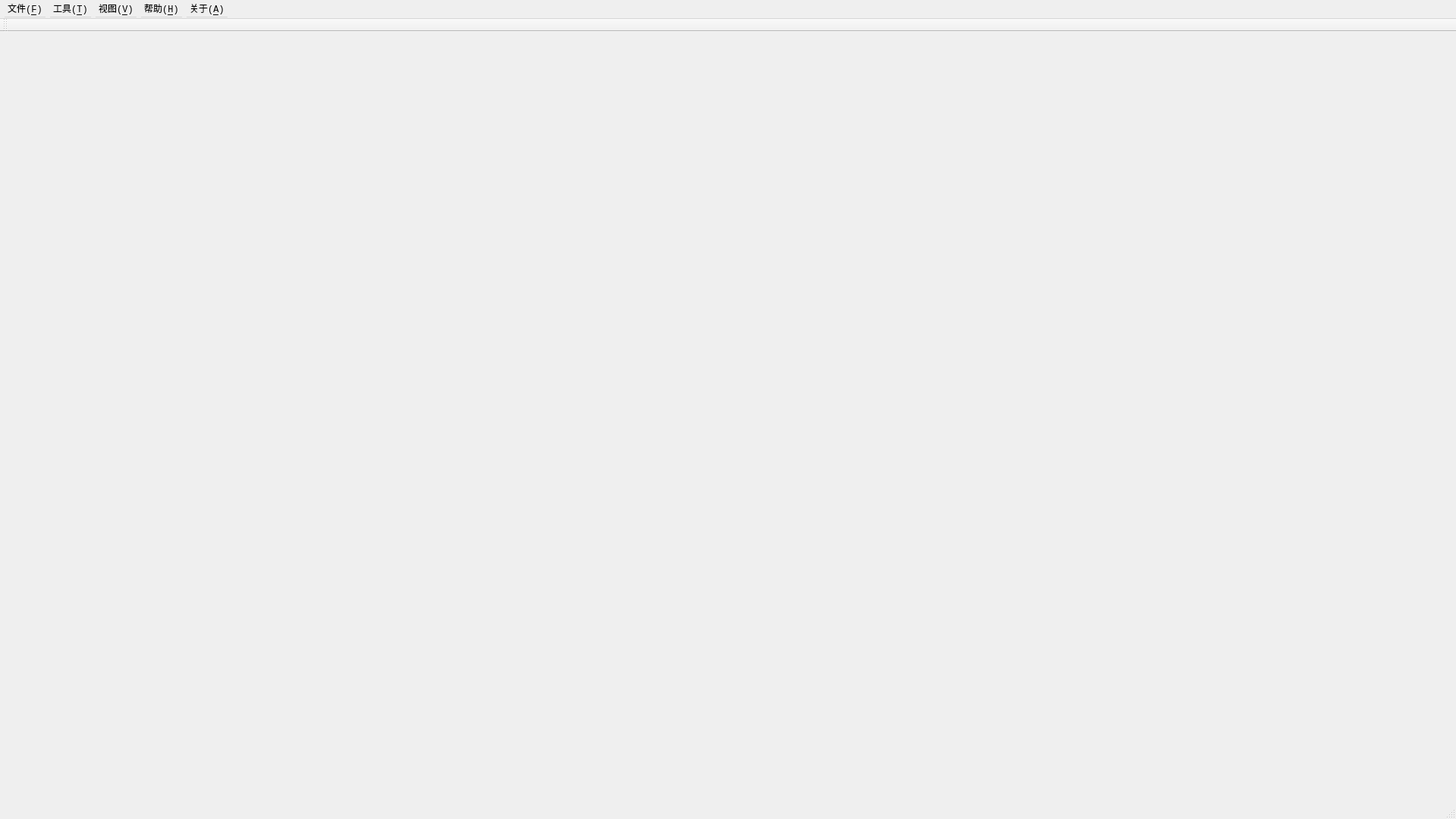
<?xml version="1.0" encoding="UTF-8"?>
<ui version="4.0">
 <class>MainWindow</class>
 <widget class="QMainWindow" name="MainWindow">
  <property name="enabled">
   <bool>true</bool>
  </property>
  <property name="geometry">
   <rect>
    <x>0</x>
    <y>0</y>
    <width>1920</width>
    <height>1080</height>
   </rect>
  </property>
  <property name="minimumSize">
   <size>
    <width>1030</width>
    <height>680</height>
   </size>
  </property>
  <property name="font">
   <font>
    <family>Consolas</family>
   </font>
  </property>
  <property name="windowTitle">
   <string>编译原理</string>
  </property>
  <property name="windowIcon">
   <iconset>
    <normaloff>:/icon/icon/metro-shanghai.png</normaloff>:/icon/icon/metro-shanghai.png</iconset>
  </property>
  <property name="iconSize">
   <size>
    <width>24</width>
    <height>24</height>
   </size>
  </property>
  <widget class="QWidget" name="centralWidget">
   <property name="minimumSize">
    <size>
     <width>1030</width>
     <height>600</height>
    </size>
   </property>
  </widget>
  <widget class="QMenuBar" name="menuBar">
   <property name="geometry">
    <rect>
     <x>0</x>
     <y>0</y>
     <width>1920</width>
     <height>25</height>
    </rect>
   </property>
   <property name="minimumSize">
    <size>
     <width>0</width>
     <height>25</height>
    </size>
   </property>
   <widget class="QMenu" name="menuHelp">
    <property name="title">
     <string>文件(&amp;F)</string>
    </property>
    <addaction name="actionOpen"/>
    <addaction name="actionNew"/>
    <addaction name="separator"/>
    <addaction name="actionSave"/>
    <addaction name="actionSave2"/>
    <addaction name="separator"/>
    <addaction name="actionClose"/>
   </widget>
   <widget class="QMenu" name="menuTool">
    <property name="title">
     <string>工具(&amp;T)</string>
    </property>
    <addaction name="separator"/>
   </widget>
   <widget class="QMenu" name="menuView">
    <property name="title">
     <string>视图(&amp;V)</string>
    </property>
    <addaction name="separator"/>
    <addaction name="actionTool"/>
    <addaction name="separator"/>
    <addaction name="actionBian"/>
   </widget>
   <widget class="QMenu" name="menu_H">
    <property name="title">
     <string>帮助(&amp;H)</string>
    </property>
    <addaction name="actionuseHelp"/>
   </widget>
   <widget class="QMenu" name="menu_A">
    <property name="title">
     <string>关于(&amp;A)</string>
    </property>
    <addaction name="actionQt"/>
    <addaction name="actionAuthor"/>
   </widget>
   <addaction name="menuHelp"/>
   <addaction name="menuTool"/>
   <addaction name="menuView"/>
   <addaction name="menu_H"/>
   <addaction name="menu_A"/>
  </widget>
  <widget class="QToolBar" name="mainToolBar">
   <property name="minimumSize">
    <size>
     <width>0</width>
     <height>0</height>
    </size>
   </property>
   <property name="iconSize">
    <size>
     <width>24</width>
     <height>24</height>
    </size>
   </property>
   <property name="toolButtonStyle">
    <enum>Qt::ToolButtonIconOnly</enum>
   </property>
   <attribute name="toolBarArea">
    <enum>TopToolBarArea</enum>
   </attribute>
   <attribute name="toolBarBreak">
    <bool>false</bool>
   </attribute>
  </widget>
  <widget class="QStatusBar" name="statusBar">
   <property name="minimumSize">
    <size>
     <width>0</width>
     <height>20</height>
    </size>
   </property>
  </widget>
  <action name="actionClose">
   <property name="checkable">
    <bool>false</bool>
   </property>
   <property name="text">
    <string>退出</string>
   </property>
   <property name="font">
    <font>
     <family>Consolas</family>
    </font>
   </property>
   <property name="shortcut">
    <string>Ctrl+E</string>
   </property>
  </action>
  <action name="toolEnlarge">
   <property name="checkable">
    <bool>false</bool>
   </property>
   <property name="checked">
    <bool>false</bool>
   </property>
   <property name="enabled">
    <bool>false</bool>
   </property>
   <property name="icon">
    <iconset>
     <normaloff>:/icon/icon/enlarge.png</normaloff>:/icon/icon/enlarge.png</iconset>
   </property>
   <property name="text">
    <string>放大</string>
   </property>
   <property name="toolTip">
    <string>点击放大</string>
   </property>
   <property name="font">
    <font>
     <family>Consolas</family>
    </font>
   </property>
   <property name="shortcut">
    <string>Ctrl+L</string>
   </property>
  </action>
  <action name="toolShrink">
   <property name="icon">
    <iconset>
     <normaloff>:/icon/icon/shrink.png</normaloff>:/icon/icon/shrink.png</iconset>
   </property>
   <property name="text">
    <string>缩小</string>
   </property>
   <property name="toolTip">
    <string>点击缩小</string>
   </property>
   <property name="font">
    <font>
     <family>Consolas</family>
    </font>
   </property>
   <property name="shortcut">
    <string>Ctrl+S</string>
   </property>
  </action>
  <action name="actionTransfer">
   <property name="icon">
    <iconset>
     <normaloff>:/icon/icon/query.png</normaloff>:/icon/icon/query.png</iconset>
   </property>
   <property name="text">
    <string>换乘指南(右栏)</string>
   </property>
   <property name="font">
    <font>
     <family>Consolas</family>
    </font>
   </property>
  </action>
  <action name="actionQueryInfo">
   <property name="checkable">
    <bool>false</bool>
   </property>
   <property name="checked">
    <bool>false</bool>
   </property>
   <property name="text">
    <string>信息查询(预留)</string>
   </property>
   <property name="font">
    <font>
     <family>Consolas</family>
    </font>
   </property>
  </action>
  <action name="actionAddAll">
   <property name="icon">
    <iconset>
     <normaloff>:/icon/icon/all.png</normaloff>:/icon/icon/all.png</iconset>
   </property>
   <property name="text">
    <string>所有(&amp;A)</string>
   </property>
   <property name="font">
    <font>
     <family>Consolas</family>
    </font>
   </property>
   <property name="shortcut">
    <string>Ctrl+A</string>
   </property>
  </action>
  <action name="actionAddLine">
   <property name="icon">
    <iconset>
     <normaloff>:/icon/icon/subway.png</normaloff>:/icon/icon/subway.png</iconset>
   </property>
   <property name="text">
    <string>线路(&amp;L)</string>
   </property>
   <property name="font">
    <font>
     <family>Consolas</family>
    </font>
   </property>
   <property name="shortcut">
    <string>Ctrl+Shift+L</string>
   </property>
  </action>
  <action name="actionAddStation">
   <property name="icon">
    <iconset>
     <normaloff>:/icon/icon/station.png</normaloff>:/icon/icon/station.png</iconset>
   </property>
   <property name="text">
    <string>站点(&amp;S)</string>
   </property>
   <property name="font">
    <font>
     <family>Consolas</family>
    </font>
   </property>
   <property name="shortcut">
    <string>Ctrl+Shift+S</string>
   </property>
  </action>
  <action name="actionAddConnect">
   <property name="icon">
    <iconset>
     <normaloff>:/icon/icon/connect.png</normaloff>:/icon/icon/connect.png</iconset>
   </property>
   <property name="text">
    <string>连接(&amp;C)</string>
   </property>
   <property name="font">
    <font>
     <family>Consolas</family>
    </font>
   </property>
   <property name="shortcut">
    <string>Ctrl+Shift+C</string>
   </property>
  </action>
  <action name="actionAddByText">
   <property name="icon">
    <iconset>
     <normaloff>:/icon/icon/text.png</normaloff>:/icon/icon/text.png</iconset>
   </property>
   <property name="text">
    <string>文本方式(&amp;T)</string>
   </property>
   <property name="font">
    <font>
     <family>Consolas</family>
    </font>
   </property>
   <property name="shortcut">
    <string>Ctrl+Shift+T</string>
   </property>
  </action>
  <action name="actiontoolBar">
   <property name="checkable">
    <bool>true</bool>
   </property>
   <property name="checked">
    <bool>true</bool>
   </property>
   <property name="text">
    <string>toolBar</string>
   </property>
   <property name="font">
    <font>
     <family>Consolas</family>
    </font>
   </property>
  </action>
  <action name="actionstatusBar">
   <property name="checkable">
    <bool>true</bool>
   </property>
   <property name="checked">
    <bool>true</bool>
   </property>
   <property name="text">
    <string>statusBar</string>
   </property>
   <property name="font">
    <font>
     <family>Consolas</family>
    </font>
   </property>
  </action>
  <action name="actionLineMap">
   <property name="icon">
    <iconset>
     <normaloff>:/icon/icon/map.png</normaloff>:/icon/icon/map.png</iconset>
   </property>
   <property name="text">
    <string>地铁图</string>
   </property>
   <property name="toolTip">
    <string>地铁网络线路图</string>
   </property>
   <property name="font">
    <font>
     <family>Consolas</family>
    </font>
   </property>
   <property name="shortcut">
    <string>Ctrl+M</string>
   </property>
  </action>
  <action name="actionWheel">
   <property name="enabled">
    <bool>false</bool>
   </property>
   <property name="icon">
    <iconset>
     <normaloff>:/icon/icon/mouse.png</normaloff>:/icon/icon/mouse.png</iconset>
   </property>
   <property name="text">
    <string>鼠标可缩放</string>
   </property>
   <property name="font">
    <font>
     <family>Consolas</family>
    </font>
   </property>
  </action>
  <action name="actionQt">
   <property name="icon">
    <iconset theme="Qt">
     <normaloff>:/icon/icon/qt.png</normaloff>:/icon/icon/qt.png</iconset>
   </property>
   <property name="text">
    <string>关于Qt</string>
   </property>
   <property name="shortcut">
    <string>Ctrl+B</string>
   </property>
  </action>
  <action name="actionAuthor">
   <property name="icon">
    <iconset>
     <normaloff>:/icon/icon/metro-shanghai.png</normaloff>:/icon/icon/metro-shanghai.png</iconset>
   </property>
   <property name="text">
    <string>制作者</string>
   </property>
  </action>
  <action name="actionuseHelp">
   <property name="icon">
    <iconset>
     <normaloff>:/icon/icon/help.png</normaloff>:/icon/icon/help.png</iconset>
   </property>
   <property name="text">
    <string>使用帮助</string>
   </property>
   <property name="font">
    <font>
     <family>Consolas</family>
    </font>
   </property>
   <property name="shortcut">
    <string>Ctrl+H</string>
   </property>
  </action>
  <action name="actionOpen">
   <property name="text">
    <string>打开</string>
   </property>
  </action>
  <action name="actionNew">
   <property name="text">
    <string>新建</string>
   </property>
  </action>
  <action name="actionSave">
   <property name="text">
    <string>保存</string>
   </property>
  </action>
  <action name="actionSave2">
   <property name="text">
    <string>另存为</string>
   </property>
  </action>
  <action name="actionTool">
   <property name="checkable">
    <bool>true</bool>
   </property>
   <property name="checked">
    <bool>true</bool>
   </property>
   <property name="text">
    <string>工具栏</string>
   </property>
  </action>
  <action name="actionBian">
   <property name="checkable">
    <bool>true</bool>
   </property>
   <property name="checked">
    <bool>true</bool>
   </property>
   <property name="text">
    <string>编译结果</string>
   </property>
  </action>
  <action name="actionRun">
   <property name="checkable">
    <bool>false</bool>
   </property>
   <property name="checked">
    <bool>false</bool>
   </property>
   <property name="text">
    <string>全部执行</string>
   </property>
  </action>
  <action name="actionOne">
   <property name="text">
    <string>单步执行</string>
   </property>
  </action>
 </widget>
 <layoutdefault spacing="6" margin="11"/>
 <resources/>
 <connections/>
</ui>
